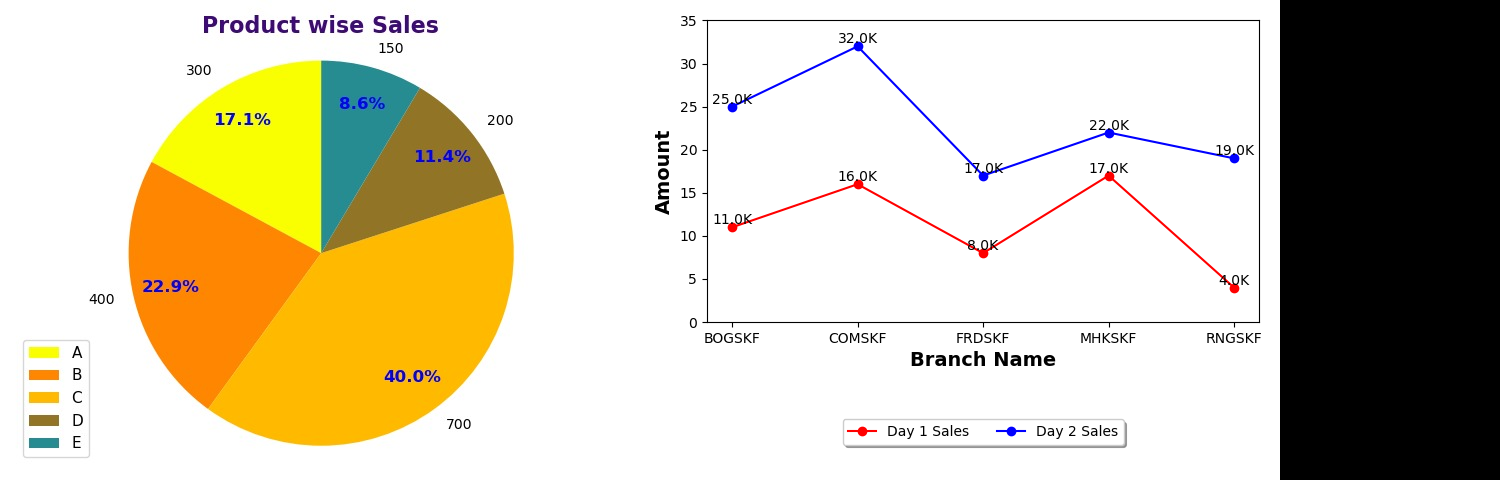
#> input picture Two_Image.png, 1500 x 480 px, given in place of Box_Assignment.png, which was not available
$ python AssignmentDay9.py
#> lines starting #> are read from the running program, lines starting #| are printed output that depends on the picture; pictures that were not available may be replaced by others from this repository, and a replacement may not be noted
import matplotlib.pyplot as plt
import matplotlib.patches as patches
from PIL import Image
#------------Pic 1
left, width = 0.0, .19
bottom, height = 0, 1
right = left + width
top = 1

fig = plt.figure(figsize=(12, 2))
ax = fig.add_axes([0, 0, 1, 1])  # Left, Bottom, Width, Height
# plt.show()

for item in [fig, ax]:
    item.patch.set_visible(False)
    fig.patch.set_visible(False)
    ax.axis('Off')

# # -------------------------------------
p = patches.Rectangle(
    (left, bottom), width, height,
    color='#ffd700'
)
ax.add_patch(p)
# plt.show()

kpi_label = 'MHK'
retuen_p = '125K'
ax.text(.5 * (left + right), .55 * (bottom + top), kpi_label,
        ha='center', va='center',
        fontsize=24, color='black',
        transform=ax.transAxes)

ax.text(.5 * (left + right), .3 * (bottom + top), retuen_p,
        ha='center', va='center',
        fontsize=24, color='green',
        transform=ax.transAxes)
# ----------- Box 2--------------------------------------------

#-----------Pic2
left, width = .20, .19
bottom, height = .0, 1
right = left + width
top = 1

# fig = plt.figure(figsize=(12, 2))
# ax = fig.add_axes([0, 0, 1, 1])  #Left, Bottom, Width, Height
# # plt.show()

# # -------------------------------------
p = patches.Rectangle(
    (left, bottom), width, height,
    color='#4b0082'
)
ax.add_patch(p)
# plt.show()

kpi_label2 = 'FRD'
MTD_P = '80K'
ax.text(.5 * (left + right), .55 * (bottom + top), kpi_label2,
        ha='center', va='center',
        fontsize=24, color='black',
        transform=ax.transAxes)

ax.text(.5 * (left + right), .3 * (bottom + top), MTD_P,
        ha='center', va='center',
        fontsize=24, color='green',
        transform=ax.transAxes)

#--------- Pic3
left, width = .40, .19
bottom, height = .0, 1
right = left + width
top = 1

# fig = plt.figure(figsize=(12, 2))
# ax = fig.add_axes([0, 0, 1, 1])  #Left, Bottom, Width, Height
# # plt.show()

# # -------------------------------------
p = patches.Rectangle(
    (left, bottom), width, height,
    color='#ffa500'
)
ax.add_patch(p)
# plt.show()

kpi_label3 = 'RNG'
MTD_P1 = '240K'
ax.text(.5 * (left + right), .55 * (bottom + top), kpi_label3,
        ha='center', va='center',
        fontsize=24, color='black',
        transform=ax.transAxes)

ax.text(.5 * (left + right), .3 * (bottom + top), MTD_P1,
        ha='center', va='center',
        fontsize=24, color='green',
        transform=ax.transAxes)
#----------------Pic4
left, width = .60, .19
bottom, height = .0, 1
right = left + width
top = 1

# fig = plt.figure(figsize=(12, 2))
# ax = fig.add_axes([0, 0, 1, 1])  #Left, Bottom, Width, Height
# # plt.show()

# # -------------------------------------
p = patches.Rectangle(
    (left, bottom), width, height,
    color='#514d5b'
)
ax.add_patch(p)
# plt.show()

kpi_label3 = 'MOT'
MTD_P1 = '240K'
ax.text(.5 * (left + right), .55 * (bottom + top), kpi_label3,
        ha='center', va='center',
        fontsize=24, color='black',
        transform=ax.transAxes)

ax.text(.5 * (left + right), .3 * (bottom + top), MTD_P1,
        ha='center', va='center',
        fontsize=24, color='green',
        transform=ax.transAxes)


#--------------- Pic5
left, width = .80, .20
bottom, height = .0, 1
right = left + width
top = 1

# fig = plt.figure(figsize=(12, 2))
# ax = fig.add_axes([0, 0, 1, 1])  #Left, Bottom, Width, Height
# # plt.show()

# # -------------------------------------
p = patches.Rectangle(
    (left, bottom), width, height,
    color='#d11e5d'
)
ax.add_patch(p)
# plt.show()

kpi_label3 = 'MIR'
MTD_P1 = '45K'
ax.text(.5 * (left + right), .55 * (bottom + top), kpi_label3,
        ha='center', va='center',
        fontsize=24, color='black',
        transform=ax.transAxes)

ax.text(.5 * (left + right), .3 * (bottom + top), MTD_P1,
        ha='center', va='center',
        fontsize=24, color='green',
        transform=ax.transAxes)

# plt.show()
plt.tight_layout()
plt.savefig('Box_Assignment.png')
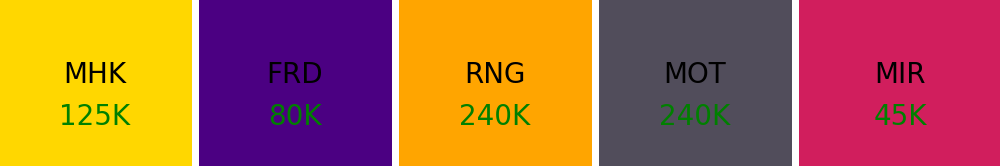
#> figure drawn by matplotlib, 1 panel

img1 = Image.open("D:/PYTHON/ProjectTraining/Box_Assignment.png")
#> img1 is the input picture: PIL image 1500x480 RGB; mean R, G, B 208.2, 199.6, 175.5
img2 = Image.open("D:/PYTHON/ProjectTraining/Assignment5_Tuly.png")
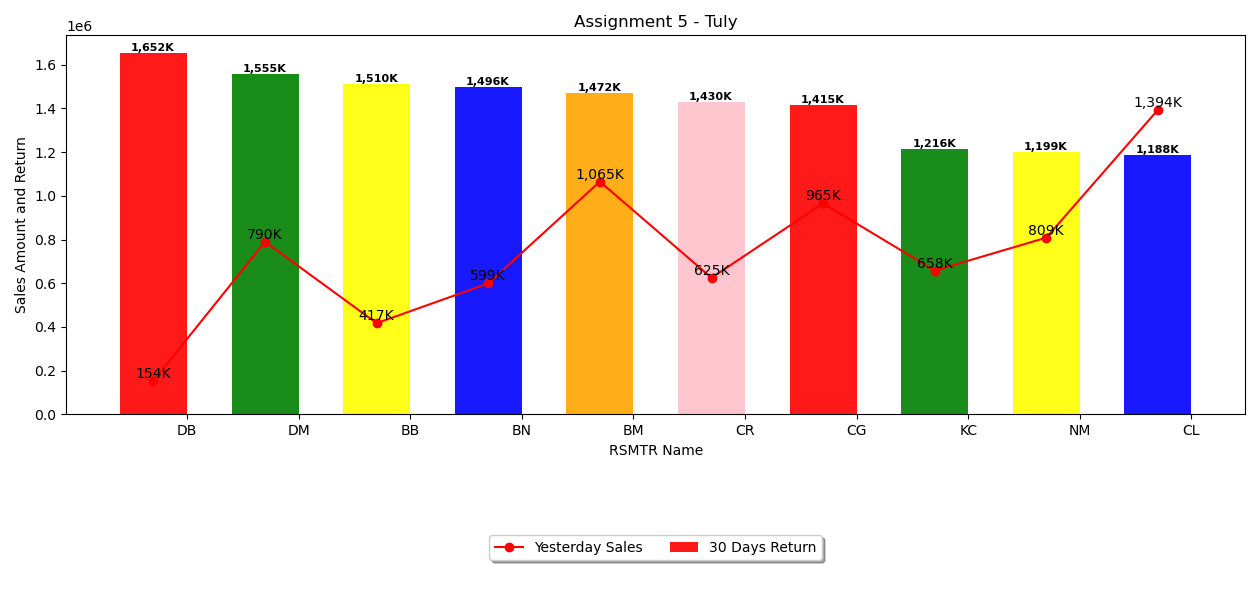
#> input picture Assignment5_Tuly.png, 1260 x 600 px, found by its file name
#> img2 is the input picture: PIL image 1260x600 RGBA; mean R, G, B, A 227.6, 215.2, 205.3, 255
# img2.show()

width, height = img1.size
#> width = 1500; height = 480
imageSize = Image.new('RGB', (1200, 700))
#> imageSize: PIL image 1200x700 RGB; every value is 0
imageSize.paste(img1, (0, 0))
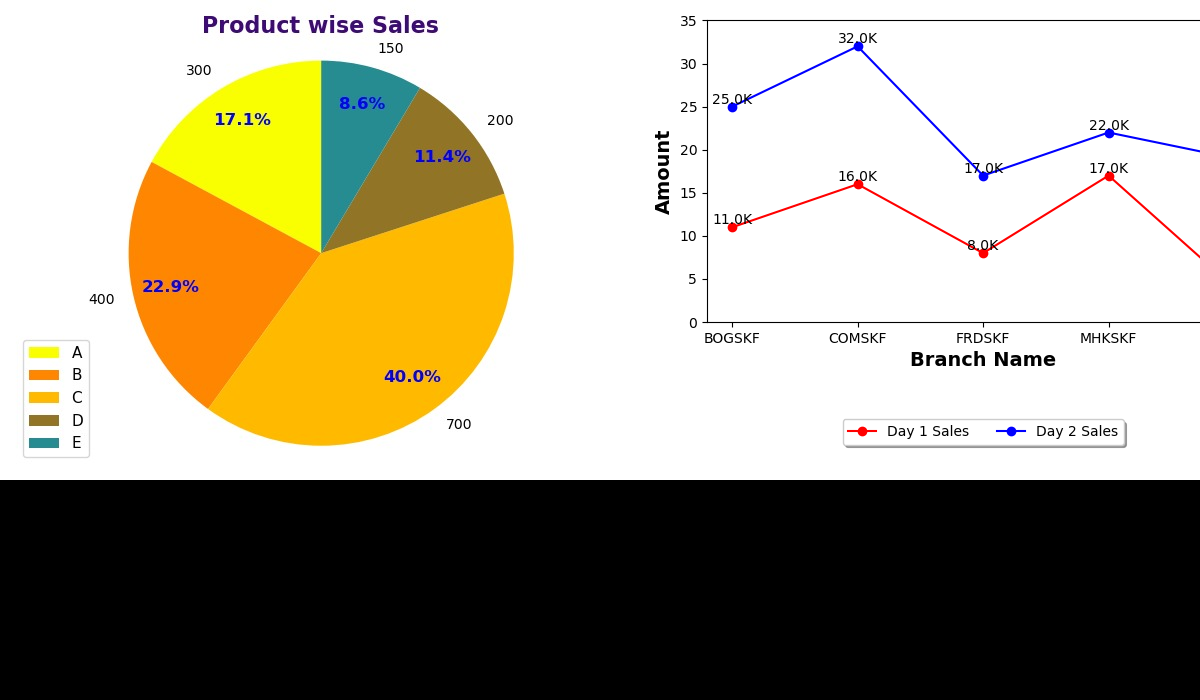
#> imageSize: PIL image 1200x700 RGB; mean R, G, B 167.1, 159.8, 139.1
imageSize.paste(img2, (0, height))
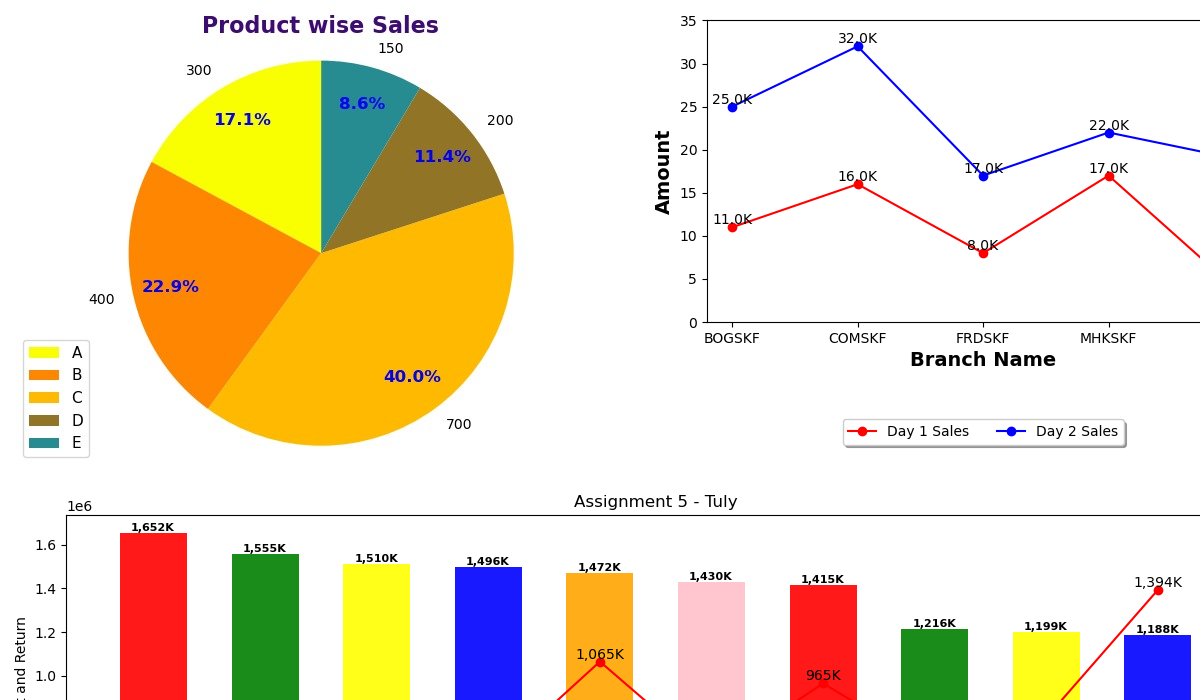
#> imageSize: PIL image 1200x700 RGB; mean R, G, B 238.3, 226.3, 202.2
# imageSize.paste(img3, (0, height))
# imageSize.paste(img4, (width, height))
# imageSize.show()
imageSize.save("Assignment9_Roseline.png")

# img=Image.open("D:/PYTHON/ProjectTraining/four_Image.png")
